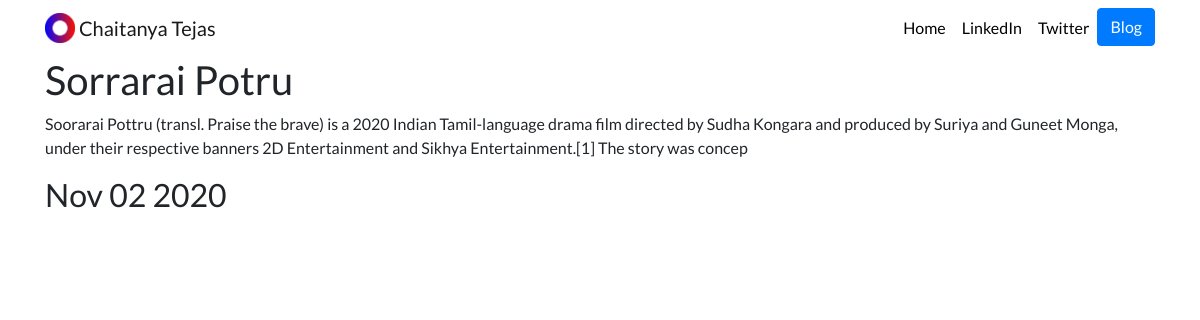
The app's page /blog/4/ with its own data.
### blog/models.py (models this page shows)
class blog(models.Model):
    title = models.CharField(max_length=100)
    description = models.TextField(max_length=250)
    date=models.DateField()

### blog/views.py (the view)
# urls.py: path('<int:blog_id>/',views.details,name='details'),
def details(request,blog_id):
    bg=get_object_or_404(blog,pk=blog_id)
    return render(request,'blogs/details.html',{'id':bg})

### blog/templates/blogs/details.html
{% extends 'portfolio/base.html' %}
{% block content %}
<h1>{{id.title}}</h1>
<p>{{id.description|safe}}</p>
<h2>{{id.date|date:'M d Y'}}</h2>
{% endblock %}

### movies/static/movies/custom.css (style rules this page uses)
body { font-family: 'Lato', sans-serif; }

### records on screen
blog: title "Sorrarai Potru", description "Soorarai Pottru (transl. Praise the brave) is a 2020 Indian Tamil-language drama film directed by Sudha Kongara and produced by Suriya and Guneet Monga, under their respective banners 2D Entertainment and Sikhya Entertainment.[1] The story was concep", date "Nov 02 2020"
